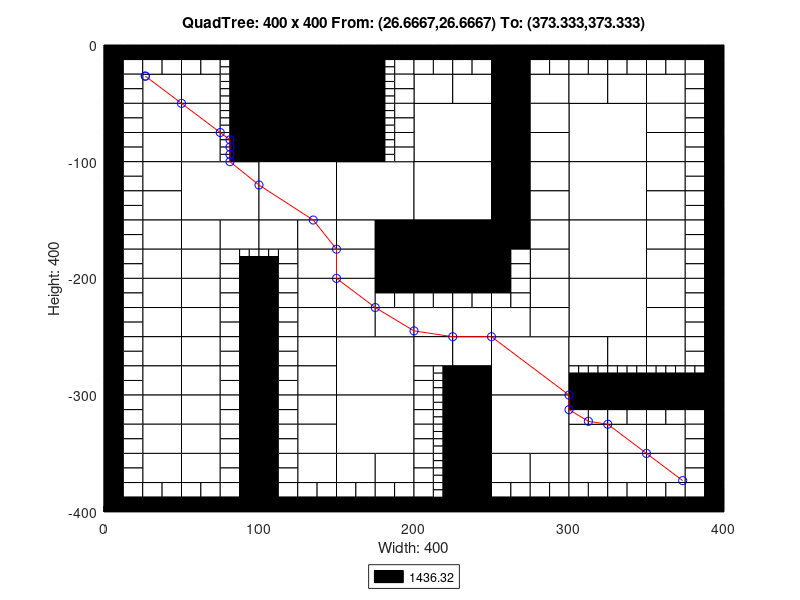

This figure's MATLAB source:
axis([0 400 -400 0]);
title('QuadTree: 400 x 400 From: (26.6667,26.6667) To: (373.333,373.333)');
xlabel('Width: 400');
ylabel('Height: 400');
rectangle('Position',[100 -50 50 50], 'FaceColor',[0 0 0]);
rectangle('Position',[100 -100 50 50], 'FaceColor',[0 0 0]);
rectangle('Position',[50 -150 50 50], 'FaceColor',[1 1 1]);
rectangle('Position',[100 -150 50 50], 'FaceColor',[1 1 1]);
rectangle('Position',[150 -150 50 50], 'FaceColor',[1 1 1]);
rectangle('Position',[200 -100 50 50], 'FaceColor',[1 1 1]);
rectangle('Position',[300 -100 50 50], 'FaceColor',[1 1 1]);
rectangle('Position',[200 -150 50 50], 'FaceColor',[1 1 1]);
rectangle('Position',[200 -200 50 50], 'FaceColor',[0 0 0]);
rectangle('Position',[300 -150 50 50], 'FaceColor',[1 1 1]);
rectangle('Position',[300 -200 50 50], 'FaceColor',[1 1 1]);
rectangle('Position',[150 -300 50 50], 'FaceColor',[1 1 1]);
rectangle('Position',[150 -350 50 50], 'FaceColor',[1 1 1]);
rectangle('Position',[250 -300 50 50], 'FaceColor',[1 1 1]);
rectangle('Position',[300 -250 50 50], 'FaceColor',[1 1 1]);
rectangle('Position',[250 -350 50 50], 'FaceColor',[1 1 1]);
rectangle('Position',[25 -50 25 25], 'FaceColor',[1 1 1]);
rectangle('Position',[50 -50 25 25], 'FaceColor',[1 1 1]);
rectangle('Position',[25 -75 25 25], 'FaceColor',[1 1 1]);
rectangle('Position',[25 -100 25 25], 'FaceColor',[1 1 1]);
rectangle('Position',[50 -75 25 25], 'FaceColor',[1 1 1]);
rectangle('Position',[50 -100 25 25], 'FaceColor',[1 1 1]);
rectangle('Position',[150 -25 25 25], 'FaceColor',[0 0 0]);
rectangle('Position',[150 -50 25 25], 'FaceColor',[0 0 0]);
rectangle('Position',[150 -75 25 25], 'FaceColor',[0 0 0]);
rectangle('Position',[150 -100 25 25], 'FaceColor',[0 0 0]);
rectangle('Position',[25 -125 25 25], 'FaceColor',[1 1 1]);
rectangle('Position',[25 -150 25 25], 'FaceColor',[1 1 1]);
rectangle('Position',[25 -175 25 25], 'FaceColor',[1 1 1]);
rectangle('Position',[25 -200 25 25], 'FaceColor',[1 1 1]);
rectangle('Position',[50 -175 25 25], 'FaceColor',[1 1 1]);
rectangle('Position',[75 -175 25 25], 'FaceColor',[1 1 1]);
rectangle('Position',[50 -200 25 25], 'FaceColor',[1 1 1]);
rectangle('Position',[100 -175 25 25], 'FaceColor',[1 1 1]);
rectangle('Position',[125 -175 25 25], 'FaceColor',[1 1 1]);
rectangle('Position',[125 -200 25 25], 'FaceColor',[1 1 1]);
rectangle('Position',[150 -175 25 25], 'FaceColor',[1 1 1]);
rectangle('Position',[175 -175 25 25], 'FaceColor',[0 0 0]);
rectangle('Position',[150 -200 25 25], 'FaceColor',[1 1 1]);
rectangle('Position',[175 -200 25 25], 'FaceColor',[0 0 0]);
rectangle('Position',[200 -50 25 25], 'FaceColor',[1 1 1]);
rectangle('Position',[225 -50 25 25], 'FaceColor',[1 1 1]);
rectangle('Position',[250 -25 25 25], 'FaceColor',[0 0 0]);
rectangle('Position',[250 -50 25 25], 'FaceColor',[0 0 0]);
rectangle('Position',[275 -50 25 25], 'FaceColor',[1 1 1]);
rectangle('Position',[250 -75 25 25], 'FaceColor',[0 0 0]);
rectangle('Position',[275 -75 25 25], 'FaceColor',[1 1 1]);
rectangle('Position',[250 -100 25 25], 'FaceColor',[0 0 0]);
rectangle('Position',[275 -100 25 25], 'FaceColor',[1 1 1]);
rectangle('Position',[300 -50 25 25], 'FaceColor',[1 1 1]);
rectangle('Position',[325 -50 25 25], 'FaceColor',[1 1 1]);
rectangle('Position',[350 -50 25 25], 'FaceColor',[1 1 1]);
rectangle('Position',[350 -75 25 25], 'FaceColor',[1 1 1]);
rectangle('Position',[350 -100 25 25], 'FaceColor',[1 1 1]);
rectangle('Position',[250 -125 25 25], 'FaceColor',[0 0 0]);
rectangle('Position',[275 -125 25 25], 'FaceColor',[1 1 1]);
rectangle('Position',[250 -150 25 25], 'FaceColor',[0 0 0]);
rectangle('Position',[275 -150 25 25], 'FaceColor',[1 1 1]);
rectangle('Position',[250 -175 25 25], 'FaceColor',[0 0 0]);
rectangle('Position',[275 -175 25 25], 'FaceColor',[1 1 1]);
rectangle('Position',[275 -200 25 25], 'FaceColor',[1 1 1]);
rectangle('Position',[350 -125 25 25], 'FaceColor',[1 1 1]);
rectangle('Position',[350 -150 25 25], 'FaceColor',[1 1 1]);
rectangle('Position',[350 -175 25 25], 'FaceColor',[1 1 1]);
rectangle('Position',[350 -200 25 25], 'FaceColor',[1 1 1]);
rectangle('Position',[25 -225 25 25], 'FaceColor',[1 1 1]);
rectangle('Position',[25 -250 25 25], 'FaceColor',[1 1 1]);
rectangle('Position',[50 -225 25 25], 'FaceColor',[1 1 1]);
rectangle('Position',[50 -250 25 25], 'FaceColor',[1 1 1]);
rectangle('Position',[25 -275 25 25], 'FaceColor',[1 1 1]);
rectangle('Position',[25 -300 25 25], 'FaceColor',[1 1 1]);
rectangle('Position',[50 -275 25 25], 'FaceColor',[1 1 1]);
rectangle('Position',[50 -300 25 25], 'FaceColor',[1 1 1]);
rectangle('Position',[125 -225 25 25], 'FaceColor',[1 1 1]);
rectangle('Position',[125 -250 25 25], 'FaceColor',[1 1 1]);
rectangle('Position',[150 -225 25 25], 'FaceColor',[1 1 1]);
rectangle('Position',[150 -250 25 25], 'FaceColor',[1 1 1]);
rectangle('Position',[175 -250 25 25], 'FaceColor',[1 1 1]);
rectangle('Position',[125 -275 25 25], 'FaceColor',[1 1 1]);
rectangle('Position',[125 -300 25 25], 'FaceColor',[1 1 1]);
rectangle('Position',[25 -325 25 25], 'FaceColor',[1 1 1]);
rectangle('Position',[25 -350 25 25], 'FaceColor',[1 1 1]);
rectangle('Position',[50 -325 25 25], 'FaceColor',[1 1 1]);
rectangle('Position',[50 -350 25 25], 'FaceColor',[1 1 1]);
rectangle('Position',[25 -375 25 25], 'FaceColor',[1 1 1]);
rectangle('Position',[50 -375 25 25], 'FaceColor',[1 1 1]);
rectangle('Position',[125 -325 25 25], 'FaceColor',[1 1 1]);
rectangle('Position',[125 -350 25 25], 'FaceColor',[1 1 1]);
rectangle('Position',[125 -375 25 25], 'FaceColor',[1 1 1]);
rectangle('Position',[150 -375 25 25], 'FaceColor',[1 1 1]);
rectangle('Position',[175 -375 25 25], 'FaceColor',[1 1 1]);
rectangle('Position',[200 -250 25 25], 'FaceColor',[1 1 1]);
rectangle('Position',[225 -250 25 25], 'FaceColor',[1 1 1]);
rectangle('Position',[275 -225 25 25], 'FaceColor',[1 1 1]);
rectangle('Position',[250 -250 25 25], 'FaceColor',[1 1 1]);
rectangle('Position',[275 -250 25 25], 'FaceColor',[1 1 1]);
rectangle('Position',[200 -275 25 25], 'FaceColor',[1 1 1]);
rectangle('Position',[225 -275 25 25], 'FaceColor',[1 1 1]);
rectangle('Position',[225 -300 25 25], 'FaceColor',[0 0 0]);
rectangle('Position',[350 -225 25 25], 'FaceColor',[1 1 1]);
rectangle('Position',[350 -250 25 25], 'FaceColor',[1 1 1]);
rectangle('Position',[300 -275 25 25], 'FaceColor',[1 1 1]);
rectangle('Position',[325 -275 25 25], 'FaceColor',[1 1 1]);
rectangle('Position',[350 -275 25 25], 'FaceColor',[1 1 1]);
rectangle('Position',[225 -325 25 25], 'FaceColor',[0 0 0]);
rectangle('Position',[225 -350 25 25], 'FaceColor',[0 0 0]);
rectangle('Position',[225 -375 25 25], 'FaceColor',[0 0 0]);
rectangle('Position',[225 -400 25 25], 'FaceColor',[0 0 0]);
rectangle('Position',[250 -375 25 25], 'FaceColor',[1 1 1]);
rectangle('Position',[275 -375 25 25], 'FaceColor',[1 1 1]);
rectangle('Position',[300 -350 25 25], 'FaceColor',[1 1 1]);
rectangle('Position',[325 -350 25 25], 'FaceColor',[1 1 1]);
rectangle('Position',[350 -350 25 25], 'FaceColor',[1 1 1]);
rectangle('Position',[300 -375 25 25], 'FaceColor',[1 1 1]);
rectangle('Position',[325 -375 25 25], 'FaceColor',[1 1 1]);
rectangle('Position',[350 -375 25 25], 'FaceColor',[1 1 1]);
rectangle('Position',[0 -12.5 12.5 12.5], 'FaceColor',[0 0 0]);
rectangle('Position',[12.5 -12.5 12.5 12.5], 'FaceColor',[0 0 0]);
rectangle('Position',[0 -25 12.5 12.5], 'FaceColor',[0 0 0]);
rectangle('Position',[12.5 -25 12.5 12.5], 'FaceColor',[1 1 1]);
rectangle('Position',[25 -12.5 12.5 12.5], 'FaceColor',[0 0 0]);
rectangle('Position',[37.5 -12.5 12.5 12.5], 'FaceColor',[0 0 0]);
rectangle('Position',[25 -25 12.5 12.5], 'FaceColor',[1 1 1]);
rectangle('Position',[37.5 -25 12.5 12.5], 'FaceColor',[1 1 1]);
rectangle('Position',[0 -37.5 12.5 12.5], 'FaceColor',[0 0 0]);
rectangle('Position',[12.5 -37.5 12.5 12.5], 'FaceColor',[1 1 1]);
rectangle('Position',[0 -50 12.5 12.5], 'FaceColor',[0 0 0]);
rectangle('Position',[12.5 -50 12.5 12.5], 'FaceColor',[1 1 1]);
rectangle('Position',[50 -12.5 12.5 12.5], 'FaceColor',[0 0 0]);
rectangle('Position',[62.5 -12.5 12.5 12.5], 'FaceColor',[0 0 0]);
rectangle('Position',[50 -25 12.5 12.5], 'FaceColor',[1 1 1]);
rectangle('Position',[62.5 -25 12.5 12.5], 'FaceColor',[1 1 1]);
rectangle('Position',[75 -12.5 12.5 12.5], 'FaceColor',[0 0 0]);
rectangle('Position',[87.5 -12.5 12.5 12.5], 'FaceColor',[0 0 0]);
rectangle('Position',[87.5 -25 12.5 12.5], 'FaceColor',[0 0 0]);
rectangle('Position',[87.5 -37.5 12.5 12.5], 'FaceColor',[0 0 0]);
rectangle('Position',[87.5 -50 12.5 12.5], 'FaceColor',[0 0 0]);
rectangle('Position',[0 -62.5 12.5 12.5], 'FaceColor',[0 0 0]);
rectangle('Position',[12.5 -62.5 12.5 12.5], 'FaceColor',[1 1 1]);
rectangle('Position',[0 -75 12.5 12.5], 'FaceColor',[0 0 0]);
rectangle('Position',[12.5 -75 12.5 12.5], 'FaceColor',[1 1 1]);
rectangle('Position',[0 -87.5 12.5 12.5], 'FaceColor',[0 0 0]);
rectangle('Position',[12.5 -87.5 12.5 12.5], 'FaceColor',[1 1 1]);
rectangle('Position',[0 -100 12.5 12.5], 'FaceColor',[0 0 0]);
rectangle('Position',[12.5 -100 12.5 12.5], 'FaceColor',[1 1 1]);
rectangle('Position',[87.5 -62.5 12.5 12.5], 'FaceColor',[0 0 0]);
rectangle('Position',[87.5 -75 12.5 12.5], 'FaceColor',[0 0 0]);
rectangle('Position',[87.5 -87.5 12.5 12.5], 'FaceColor',[0 0 0]);
rectangle('Position',[87.5 -100 12.5 12.5], 'FaceColor',[0 0 0]);
rectangle('Position',[175 -12.5 12.5 12.5], 'FaceColor',[0 0 0]);
rectangle('Position',[187.5 -12.5 12.5 12.5], 'FaceColor',[0 0 0]);
rectangle('Position',[187.5 -25 12.5 12.5], 'FaceColor',[1 1 1]);
rectangle('Position',[187.5 -37.5 12.5 12.5], 'FaceColor',[1 1 1]);
rectangle('Position',[187.5 -50 12.5 12.5], 'FaceColor',[1 1 1]);
rectangle('Position',[187.5 -62.5 12.5 12.5], 'FaceColor',[1 1 1]);
rectangle('Position',[187.5 -75 12.5 12.5], 'FaceColor',[1 1 1]);
rectangle('Position',[187.5 -87.5 12.5 12.5], 'FaceColor',[1 1 1]);
rectangle('Position',[187.5 -100 12.5 12.5], 'FaceColor',[1 1 1]);
rectangle('Position',[0 -112.5 12.5 12.5], 'FaceColor',[0 0 0]);
rectangle('Position',[12.5 -112.5 12.5 12.5], 'FaceColor',[1 1 1]);
rectangle('Position',[0 -125 12.5 12.5], 'FaceColor',[0 0 0]);
rectangle('Position',[12.5 -125 12.5 12.5], 'FaceColor',[1 1 1]);
rectangle('Position',[0 -137.5 12.5 12.5], 'FaceColor',[0 0 0]);
rectangle('Position',[12.5 -137.5 12.5 12.5], 'FaceColor',[1 1 1]);
rectangle('Position',[0 -150 12.5 12.5], 'FaceColor',[0 0 0]);
rectangle('Position',[12.5 -150 12.5 12.5], 'FaceColor',[1 1 1]);
rectangle('Position',[0 -162.5 12.5 12.5], 'FaceColor',[0 0 0]);
rectangle('Position',[12.5 -162.5 12.5 12.5], 'FaceColor',[1 1 1]);
rectangle('Position',[0 -175 12.5 12.5], 'FaceColor',[0 0 0]);
rectangle('Position',[12.5 -175 12.5 12.5], 'FaceColor',[1 1 1]);
rectangle('Position',[0 -187.5 12.5 12.5], 'FaceColor',[0 0 0]);
rectangle('Position',[12.5 -187.5 12.5 12.5], 'FaceColor',[1 1 1]);
rectangle('Position',[0 -200 12.5 12.5], 'FaceColor',[0 0 0]);
rectangle('Position',[12.5 -200 12.5 12.5], 'FaceColor',[1 1 1]);
rectangle('Position',[75 -187.5 12.5 12.5], 'FaceColor',[1 1 1]);
rectangle('Position',[75 -200 12.5 12.5], 'FaceColor',[1 1 1]);
rectangle('Position',[87.5 -200 12.5 12.5], 'FaceColor',[0 0 0]);
rectangle('Position',[112.5 -187.5 12.5 12.5], 'FaceColor',[1 1 1]);
rectangle('Position',[100 -200 12.5 12.5], 'FaceColor',[0 0 0]);
rectangle('Position',[112.5 -200 12.5 12.5], 'FaceColor',[1 1 1]);
rectangle('Position',[200 -12.5 12.5 12.5], 'FaceColor',[0 0 0]);
rectangle('Position',[212.5 -12.5 12.5 12.5], 'FaceColor',[0 0 0]);
rectangle('Position',[200 -25 12.5 12.5], 'FaceColor',[1 1 1]);
rectangle('Position',[212.5 -25 12.5 12.5], 'FaceColor',[1 1 1]);
rectangle('Position',[225 -12.5 12.5 12.5], 'FaceColor',[0 0 0]);
rectangle('Position',[237.5 -12.5 12.5 12.5], 'FaceColor',[0 0 0]);
rectangle('Position',[225 -25 12.5 12.5], 'FaceColor',[1 1 1]);
rectangle('Position',[237.5 -25 12.5 12.5], 'FaceColor',[1 1 1]);
rectangle('Position',[275 -12.5 12.5 12.5], 'FaceColor',[0 0 0]);
rectangle('Position',[287.5 -12.5 12.5 12.5], 'FaceColor',[0 0 0]);
rectangle('Position',[275 -25 12.5 12.5], 'FaceColor',[1 1 1]);
rectangle('Position',[287.5 -25 12.5 12.5], 'FaceColor',[1 1 1]);
rectangle('Position',[300 -12.5 12.5 12.5], 'FaceColor',[0 0 0]);
rectangle('Position',[312.5 -12.5 12.5 12.5], 'FaceColor',[0 0 0]);
rectangle('Position',[300 -25 12.5 12.5], 'FaceColor',[1 1 1]);
rectangle('Position',[312.5 -25 12.5 12.5], 'FaceColor',[1 1 1]);
rectangle('Position',[325 -12.5 12.5 12.5], 'FaceColor',[0 0 0]);
rectangle('Position',[337.5 -12.5 12.5 12.5], 'FaceColor',[0 0 0]);
rectangle('Position',[325 -25 12.5 12.5], 'FaceColor',[1 1 1]);
rectangle('Position',[337.5 -25 12.5 12.5], 'FaceColor',[1 1 1]);
rectangle('Position',[350 -12.5 12.5 12.5], 'FaceColor',[0 0 0]);
rectangle('Position',[362.5 -12.5 12.5 12.5], 'FaceColor',[0 0 0]);
rectangle('Position',[350 -25 12.5 12.5], 'FaceColor',[1 1 1]);
rectangle('Position',[362.5 -25 12.5 12.5], 'FaceColor',[1 1 1]);
rectangle('Position',[375 -12.5 12.5 12.5], 'FaceColor',[0 0 0]);
rectangle('Position',[387.5 -12.5 12.5 12.5], 'FaceColor',[0 0 0]);
rectangle('Position',[375 -25 12.5 12.5], 'FaceColor',[1 1 1]);
rectangle('Position',[387.5 -25 12.5 12.5], 'FaceColor',[0 0 0]);
rectangle('Position',[375 -37.5 12.5 12.5], 'FaceColor',[1 1 1]);
rectangle('Position',[387.5 -37.5 12.5 12.5], 'FaceColor',[0 0 0]);
rectangle('Position',[375 -50 12.5 12.5], 'FaceColor',[1 1 1]);
rectangle('Position',[387.5 -50 12.5 12.5], 'FaceColor',[0 0 0]);
rectangle('Position',[375 -62.5 12.5 12.5], 'FaceColor',[1 1 1]);
rectangle('Position',[387.5 -62.5 12.5 12.5], 'FaceColor',[0 0 0]);
rectangle('Position',[375 -75 12.5 12.5], 'FaceColor',[1 1 1]);
rectangle('Position',[387.5 -75 12.5 12.5], 'FaceColor',[0 0 0]);
rectangle('Position',[375 -87.5 12.5 12.5], 'FaceColor',[1 1 1]);
rectangle('Position',[387.5 -87.5 12.5 12.5], 'FaceColor',[0 0 0]);
rectangle('Position',[375 -100 12.5 12.5], 'FaceColor',[1 1 1]);
rectangle('Position',[387.5 -100 12.5 12.5], 'FaceColor',[0 0 0]);
rectangle('Position',[250 -187.5 12.5 12.5], 'FaceColor',[0 0 0]);
rectangle('Position',[262.5 -187.5 12.5 12.5], 'FaceColor',[1 1 1]);
rectangle('Position',[250 -200 12.5 12.5], 'FaceColor',[0 0 0]);
rectangle('Position',[262.5 -200 12.5 12.5], 'FaceColor',[1 1 1]);
rectangle('Position',[375 -112.5 12.5 12.5], 'FaceColor',[1 1 1]);
rectangle('Position',[387.5 -112.5 12.5 12.5], 'FaceColor',[0 0 0]);
rectangle('Position',[375 -125 12.5 12.5], 'FaceColor',[1 1 1]);
rectangle('Position',[387.5 -125 12.5 12.5], 'FaceColor',[0 0 0]);
rectangle('Position',[375 -137.5 12.5 12.5], 'FaceColor',[1 1 1]);
rectangle('Position',[387.5 -137.5 12.5 12.5], 'FaceColor',[0 0 0]);
rectangle('Position',[375 -150 12.5 12.5], 'FaceColor',[1 1 1]);
rectangle('Position',[387.5 -150 12.5 12.5], 'FaceColor',[0 0 0]);
rectangle('Position',[375 -162.5 12.5 12.5], 'FaceColor',[1 1 1]);
rectangle('Position',[387.5 -162.5 12.5 12.5], 'FaceColor',[0 0 0]);
rectangle('Position',[375 -175 12.5 12.5], 'FaceColor',[1 1 1]);
rectangle('Position',[387.5 -175 12.5 12.5], 'FaceColor',[0 0 0]);
rectangle('Position',[375 -187.5 12.5 12.5], 'FaceColor',[1 1 1]);
rectangle('Position',[387.5 -187.5 12.5 12.5], 'FaceColor',[0 0 0]);
rectangle('Position',[375 -200 12.5 12.5], 'FaceColor',[1 1 1]);
rectangle('Position',[387.5 -200 12.5 12.5], 'FaceColor',[0 0 0]);
rectangle('Position',[0 -212.5 12.5 12.5], 'FaceColor',[0 0 0]);
rectangle('Position',[12.5 -212.5 12.5 12.5], 'FaceColor',[1 1 1]);
rectangle('Position',[0 -225 12.5 12.5], 'FaceColor',[0 0 0]);
rectangle('Position',[12.5 -225 12.5 12.5], 'FaceColor',[1 1 1]);
rectangle('Position',[0 -237.5 12.5 12.5], 'FaceColor',[0 0 0]);
rectangle('Position',[12.5 -237.5 12.5 12.5], 'FaceColor',[1 1 1]);
rectangle('Position',[0 -250 12.5 12.5], 'FaceColor',[0 0 0]);
rectangle('Position',[12.5 -250 12.5 12.5], 'FaceColor',[1 1 1]);
rectangle('Position',[75 -212.5 12.5 12.5], 'FaceColor',[1 1 1]);
rectangle('Position',[87.5 -212.5 12.5 12.5], 'FaceColor',[0 0 0]);
rectangle('Position',[75 -225 12.5 12.5], 'FaceColor',[1 1 1]);
rectangle('Position',[87.5 -225 12.5 12.5], 'FaceColor',[0 0 0]);
rectangle('Position',[75 -237.5 12.5 12.5], 'FaceColor',[1 1 1]);
rectangle('Position',[87.5 -237.5 12.5 12.5], 'FaceColor',[0 0 0]);
rectangle('Position',[75 -250 12.5 12.5], 'FaceColor',[1 1 1]);
rectangle('Position',[87.5 -250 12.5 12.5], 'FaceColor',[0 0 0]);
rectangle('Position',[0 -262.5 12.5 12.5], 'FaceColor',[0 0 0]);
rectangle('Position',[12.5 -262.5 12.5 12.5], 'FaceColor',[1 1 1]);
rectangle('Position',[0 -275 12.5 12.5], 'FaceColor',[0 0 0]);
rectangle('Position',[12.5 -275 12.5 12.5], 'FaceColor',[1 1 1]);
rectangle('Position',[0 -287.5 12.5 12.5], 'FaceColor',[0 0 0]);
rectangle('Position',[12.5 -287.5 12.5 12.5], 'FaceColor',[1 1 1]);
rectangle('Position',[0 -300 12.5 12.5], 'FaceColor',[0 0 0]);
rectangle('Position',[12.5 -300 12.5 12.5], 'FaceColor',[1 1 1]);
rectangle('Position',[75 -262.5 12.5 12.5], 'FaceColor',[1 1 1]);
rectangle('Position',[87.5 -262.5 12.5 12.5], 'FaceColor',[0 0 0]);
rectangle('Position',[75 -275 12.5 12.5], 'FaceColor',[1 1 1]);
rectangle('Position',[87.5 -275 12.5 12.5], 'FaceColor',[0 0 0]);
rectangle('Position',[75 -287.5 12.5 12.5], 'FaceColor',[1 1 1]);
rectangle('Position',[87.5 -287.5 12.5 12.5], 'FaceColor',[0 0 0]);
rectangle('Position',[75 -300 12.5 12.5], 'FaceColor',[1 1 1]);
rectangle('Position',[87.5 -300 12.5 12.5], 'FaceColor',[0 0 0]);
rectangle('Position',[100 -212.5 12.5 12.5], 'FaceColor',[0 0 0]);
rectangle('Position',[112.5 -212.5 12.5 12.5], 'FaceColor',[1 1 1]);
rectangle('Position',[100 -225 12.5 12.5], 'FaceColor',[0 0 0]);
rectangle('Position',[112.5 -225 12.5 12.5], 'FaceColor',[1 1 1]);
rectangle('Position',[100 -237.5 12.5 12.5], 'FaceColor',[0 0 0]);
rectangle('Position',[112.5 -237.5 12.5 12.5], 'FaceColor',[1 1 1]);
rectangle('Position',[100 -250 12.5 12.5], 'FaceColor',[0 0 0]);
rectangle('Position',[112.5 -250 12.5 12.5], 'FaceColor',[1 1 1]);
rectangle('Position',[175 -212.5 12.5 12.5], 'FaceColor',[0 0 0]);
rectangle('Position',[187.5 -212.5 12.5 12.5], 'FaceColor',[0 0 0]);
rectangle('Position',[175 -225 12.5 12.5], 'FaceColor',[1 1 1]);
rectangle('Position',[187.5 -225 12.5 12.5], 'FaceColor',[1 1 1]);
rectangle('Position',[100 -262.5 12.5 12.5], 'FaceColor',[0 0 0]);
rectangle('Position',[112.5 -262.5 12.5 12.5], 'FaceColor',[1 1 1]);
rectangle('Position',[100 -275 12.5 12.5], 'FaceColor',[0 0 0]);
rectangle('Position',[112.5 -275 12.5 12.5], 'FaceColor',[1 1 1]);
rectangle('Position',[100 -287.5 12.5 12.5], 'FaceColor',[0 0 0]);
rectangle('Position',[112.5 -287.5 12.5 12.5], 'FaceColor',[1 1 1]);
rectangle('Position',[100 -300 12.5 12.5], 'FaceColor',[0 0 0]);
rectangle('Position',[112.5 -300 12.5 12.5], 'FaceColor',[1 1 1]);
rectangle('Position',[0 -312.5 12.5 12.5], 'FaceColor',[0 0 0]);
rectangle('Position',[12.5 -312.5 12.5 12.5], 'FaceColor',[1 1 1]);
rectangle('Position',[0 -325 12.5 12.5], 'FaceColor',[0 0 0]);
rectangle('Position',[12.5 -325 12.5 12.5], 'FaceColor',[1 1 1]);
rectangle('Position',[0 -337.5 12.5 12.5], 'FaceColor',[0 0 0]);
rectangle('Position',[12.5 -337.5 12.5 12.5], 'FaceColor',[1 1 1]);
rectangle('Position',[0 -350 12.5 12.5], 'FaceColor',[0 0 0]);
rectangle('Position',[12.5 -350 12.5 12.5], 'FaceColor',[1 1 1]);
rectangle('Position',[75 -312.5 12.5 12.5], 'FaceColor',[1 1 1]);
rectangle('Position',[87.5 -312.5 12.5 12.5], 'FaceColor',[0 0 0]);
rectangle('Position',[75 -325 12.5 12.5], 'FaceColor',[1 1 1]);
rectangle('Position',[87.5 -325 12.5 12.5], 'FaceColor',[0 0 0]);
rectangle('Position',[75 -337.5 12.5 12.5], 'FaceColor',[1 1 1]);
rectangle('Position',[87.5 -337.5 12.5 12.5], 'FaceColor',[0 0 0]);
rectangle('Position',[75 -350 12.5 12.5], 'FaceColor',[1 1 1]);
rectangle('Position',[87.5 -350 12.5 12.5], 'FaceColor',[0 0 0]);
rectangle('Position',[0 -362.5 12.5 12.5], 'FaceColor',[0 0 0]);
rectangle('Position',[12.5 -362.5 12.5 12.5], 'FaceColor',[1 1 1]);
rectangle('Position',[0 -375 12.5 12.5], 'FaceColor',[0 0 0]);
rectangle('Position',[12.5 -375 12.5 12.5], 'FaceColor',[1 1 1]);
rectangle('Position',[0 -387.5 12.5 12.5], 'FaceColor',[0 0 0]);
rectangle('Position',[12.5 -387.5 12.5 12.5], 'FaceColor',[1 1 1]);
rectangle('Position',[0 -400 12.5 12.5], 'FaceColor',[0 0 0]);
rectangle('Position',[12.5 -400 12.5 12.5], 'FaceColor',[0 0 0]);
rectangle('Position',[25 -387.5 12.5 12.5], 'FaceColor',[1 1 1]);
rectangle('Position',[37.5 -387.5 12.5 12.5], 'FaceColor',[1 1 1]);
rectangle('Position',[25 -400 12.5 12.5], 'FaceColor',[0 0 0]);
rectangle('Position',[37.5 -400 12.5 12.5], 'FaceColor',[0 0 0]);
rectangle('Position',[75 -362.5 12.5 12.5], 'FaceColor',[1 1 1]);
rectangle('Position',[87.5 -362.5 12.5 12.5], 'FaceColor',[0 0 0]);
rectangle('Position',[75 -375 12.5 12.5], 'FaceColor',[1 1 1]);
rectangle('Position',[87.5 -375 12.5 12.5], 'FaceColor',[0 0 0]);
rectangle('Position',[50 -387.5 12.5 12.5], 'FaceColor',[1 1 1]);
rectangle('Position',[62.5 -387.5 12.5 12.5], 'FaceColor',[1 1 1]);
rectangle('Position',[50 -400 12.5 12.5], 'FaceColor',[0 0 0]);
rectangle('Position',[62.5 -400 12.5 12.5], 'FaceColor',[0 0 0]);
rectangle('Position',[75 -387.5 12.5 12.5], 'FaceColor',[1 1 1]);
rectangle('Position',[87.5 -387.5 12.5 12.5], 'FaceColor',[0 0 0]);
rectangle('Position',[75 -400 12.5 12.5], 'FaceColor',[0 0 0]);
rectangle('Position',[87.5 -400 12.5 12.5], 'FaceColor',[0 0 0]);
rectangle('Position',[100 -312.5 12.5 12.5], 'FaceColor',[0 0 0]);
rectangle('Position',[112.5 -312.5 12.5 12.5], 'FaceColor',[1 1 1]);
rectangle('Position',[100 -325 12.5 12.5], 'FaceColor',[0 0 0]);
rectangle('Position',[112.5 -325 12.5 12.5], 'FaceColor',[1 1 1]);
rectangle('Position',[100 -337.5 12.5 12.5], 'FaceColor',[0 0 0]);
rectangle('Position',[112.5 -337.5 12.5 12.5], 'FaceColor',[1 1 1]);
rectangle('Position',[100 -350 12.5 12.5], 'FaceColor',[0 0 0]);
rectangle('Position',[112.5 -350 12.5 12.5], 'FaceColor',[1 1 1]);
rectangle('Position',[100 -362.5 12.5 12.5], 'FaceColor',[0 0 0]);
rectangle('Position',[112.5 -362.5 12.5 12.5], 'FaceColor',[1 1 1]);
rectangle('Position',[100 -375 12.5 12.5], 'FaceColor',[0 0 0]);
rectangle('Position',[112.5 -375 12.5 12.5], 'FaceColor',[1 1 1]);
rectangle('Position',[100 -387.5 12.5 12.5], 'FaceColor',[0 0 0]);
rectangle('Position',[112.5 -387.5 12.5 12.5], 'FaceColor',[1 1 1]);
rectangle('Position',[100 -400 12.5 12.5], 'FaceColor',[0 0 0]);
rectangle('Position',[112.5 -400 12.5 12.5], 'FaceColor',[0 0 0]);
rectangle('Position',[125 -387.5 12.5 12.5], 'FaceColor',[1 1 1]);
rectangle('Position',[137.5 -387.5 12.5 12.5], 'FaceColor',[1 1 1]);
rectangle('Position',[125 -400 12.5 12.5], 'FaceColor',[0 0 0]);
rectangle('Position',[137.5 -400 12.5 12.5], 'FaceColor',[0 0 0]);
rectangle('Position',[150 -387.5 12.5 12.5], 'FaceColor',[1 1 1]);
rectangle('Position',[162.5 -387.5 12.5 12.5], 'FaceColor',[1 1 1]);
rectangle('Position',[150 -400 12.5 12.5], 'FaceColor',[0 0 0]);
rectangle('Position',[162.5 -400 12.5 12.5], 'FaceColor',[0 0 0]);
rectangle('Position',[175 -387.5 12.5 12.5], 'FaceColor',[1 1 1]);
rectangle('Position',[187.5 -387.5 12.5 12.5], 'FaceColor',[1 1 1]);
rectangle('Position',[175 -400 12.5 12.5], 'FaceColor',[0 0 0]);
rectangle('Position',[187.5 -400 12.5 12.5], 'FaceColor',[0 0 0]);
rectangle('Position',[200 -212.5 12.5 12.5], 'FaceColor',[0 0 0]);
rectangle('Position',[212.5 -212.5 12.5 12.5], 'FaceColor',[0 0 0]);
rectangle('Position',[200 -225 12.5 12.5], 'FaceColor',[1 1 1]);
rectangle('Position',[212.5 -225 12.5 12.5], 'FaceColor',[1 1 1]);
rectangle('Position',[225 -212.5 12.5 12.5], 'FaceColor',[0 0 0]);
rectangle('Position',[237.5 -212.5 12.5 12.5], 'FaceColor',[0 0 0]);
rectangle('Position',[225 -225 12.5 12.5], 'FaceColor',[1 1 1]);
rectangle('Position',[237.5 -225 12.5 12.5], 'FaceColor',[1 1 1]);
rectangle('Position',[250 -212.5 12.5 12.5], 'FaceColor',[0 0 0]);
rectangle('Position',[262.5 -212.5 12.5 12.5], 'FaceColor',[1 1 1]);
rectangle('Position',[250 -225 12.5 12.5], 'FaceColor',[1 1 1]);
rectangle('Position',[262.5 -225 12.5 12.5], 'FaceColor',[1 1 1]);
rectangle('Position',[200 -287.5 12.5 12.5], 'FaceColor',[1 1 1]);
rectangle('Position',[200 -300 12.5 12.5], 'FaceColor',[1 1 1]);
rectangle('Position',[375 -212.5 12.5 12.5], 'FaceColor',[1 1 1]);
rectangle('Position',[387.5 -212.5 12.5 12.5], 'FaceColor',[0 0 0]);
rectangle('Position',[375 -225 12.5 12.5], 'FaceColor',[1 1 1]);
rectangle('Position',[387.5 -225 12.5 12.5], 'FaceColor',[0 0 0]);
rectangle('Position',[375 -237.5 12.5 12.5], 'FaceColor',[1 1 1]);
rectangle('Position',[387.5 -237.5 12.5 12.5], 'FaceColor',[0 0 0]);
rectangle('Position',[375 -250 12.5 12.5], 'FaceColor',[1 1 1]);
rectangle('Position',[387.5 -250 12.5 12.5], 'FaceColor',[0 0 0]);
rectangle('Position',[300 -300 12.5 12.5], 'FaceColor',[0 0 0]);
rectangle('Position',[312.5 -300 12.5 12.5], 'FaceColor',[0 0 0]);
rectangle('Position',[325 -300 12.5 12.5], 'FaceColor',[0 0 0]);
rectangle('Position',[337.5 -300 12.5 12.5], 'FaceColor',[0 0 0]);
rectangle('Position',[375 -262.5 12.5 12.5], 'FaceColor',[1 1 1]);
rectangle('Position',[387.5 -262.5 12.5 12.5], 'FaceColor',[0 0 0]);
rectangle('Position',[375 -275 12.5 12.5], 'FaceColor',[1 1 1]);
rectangle('Position',[387.5 -275 12.5 12.5], 'FaceColor',[0 0 0]);
rectangle('Position',[350 -300 12.5 12.5], 'FaceColor',[0 0 0]);
rectangle('Position',[362.5 -300 12.5 12.5], 'FaceColor',[0 0 0]);
rectangle('Position',[387.5 -287.5 12.5 12.5], 'FaceColor',[0 0 0]);
rectangle('Position',[375 -300 12.5 12.5], 'FaceColor',[0 0 0]);
rectangle('Position',[387.5 -300 12.5 12.5], 'FaceColor',[0 0 0]);
rectangle('Position',[200 -312.5 12.5 12.5], 'FaceColor',[1 1 1]);
rectangle('Position',[200 -325 12.5 12.5], 'FaceColor',[1 1 1]);
rectangle('Position',[200 -337.5 12.5 12.5], 'FaceColor',[1 1 1]);
rectangle('Position',[200 -350 12.5 12.5], 'FaceColor',[1 1 1]);
rectangle('Position',[200 -362.5 12.5 12.5], 'FaceColor',[1 1 1]);
rectangle('Position',[200 -375 12.5 12.5], 'FaceColor',[1 1 1]);
rectangle('Position',[200 -387.5 12.5 12.5], 'FaceColor',[1 1 1]);
rectangle('Position',[200 -400 12.5 12.5], 'FaceColor',[0 0 0]);
rectangle('Position',[212.5 -400 12.5 12.5], 'FaceColor',[0 0 0]);
rectangle('Position',[250 -387.5 12.5 12.5], 'FaceColor',[1 1 1]);
rectangle('Position',[262.5 -387.5 12.5 12.5], 'FaceColor',[1 1 1]);
rectangle('Position',[250 -400 12.5 12.5], 'FaceColor',[0 0 0]);
rectangle('Position',[262.5 -400 12.5 12.5], 'FaceColor',[0 0 0]);
rectangle('Position',[275 -387.5 12.5 12.5], 'FaceColor',[1 1 1]);
rectangle('Position',[287.5 -387.5 12.5 12.5], 'FaceColor',[1 1 1]);
rectangle('Position',[275 -400 12.5 12.5], 'FaceColor',[0 0 0]);
rectangle('Position',[287.5 -400 12.5 12.5], 'FaceColor',[0 0 0]);
rectangle('Position',[300 -312.5 12.5 12.5], 'FaceColor',[0 0 0]);
rectangle('Position',[312.5 -312.5 12.5 12.5], 'FaceColor',[0 0 0]);
rectangle('Position',[300 -325 12.5 12.5], 'FaceColor',[1 1 1]);
rectangle('Position',[312.5 -325 12.5 12.5], 'FaceColor',[1 1 1]);
rectangle('Position',[325 -312.5 12.5 12.5], 'FaceColor',[0 0 0]);
rectangle('Position',[337.5 -312.5 12.5 12.5], 'FaceColor',[0 0 0]);
rectangle('Position',[325 -325 12.5 12.5], 'FaceColor',[1 1 1]);
rectangle('Position',[337.5 -325 12.5 12.5], 'FaceColor',[1 1 1]);
rectangle('Position',[350 -312.5 12.5 12.5], 'FaceColor',[0 0 0]);
rectangle('Position',[362.5 -312.5 12.5 12.5], 'FaceColor',[0 0 0]);
rectangle('Position',[350 -325 12.5 12.5], 'FaceColor',[1 1 1]);
rectangle('Position',[362.5 -325 12.5 12.5], 'FaceColor',[1 1 1]);
rectangle('Position',[375 -312.5 12.5 12.5], 'FaceColor',[0 0 0]);
rectangle('Position',[387.5 -312.5 12.5 12.5], 'FaceColor',[0 0 0]);
rectangle('Position',[375 -325 12.5 12.5], 'FaceColor',[1 1 1]);
rectangle('Position',[387.5 -325 12.5 12.5], 'FaceColor',[0 0 0]);
rectangle('Position',[375 -337.5 12.5 12.5], 'FaceColor',[1 1 1]);
rectangle('Position',[387.5 -337.5 12.5 12.5], 'FaceColor',[0 0 0]);
rectangle('Position',[375 -350 12.5 12.5], 'FaceColor',[1 1 1]);
rectangle('Position',[387.5 -350 12.5 12.5], 'FaceColor',[0 0 0]);
rectangle('Position',[300 -387.5 12.5 12.5], 'FaceColor',[1 1 1]);
rectangle('Position',[312.5 -387.5 12.5 12.5], 'FaceColor',[1 1 1]);
rectangle('Position',[300 -400 12.5 12.5], 'FaceColor',[0 0 0]);
rectangle('Position',[312.5 -400 12.5 12.5], 'FaceColor',[0 0 0]);
rectangle('Position',[325 -387.5 12.5 12.5], 'FaceColor',[1 1 1]);
rectangle('Position',[337.5 -387.5 12.5 12.5], 'FaceColor',[1 1 1]);
rectangle('Position',[325 -400 12.5 12.5], 'FaceColor',[0 0 0]);
rectangle('Position',[337.5 -400 12.5 12.5], 'FaceColor',[0 0 0]);
rectangle('Position',[375 -362.5 12.5 12.5], 'FaceColor',[1 1 1]);
rectangle('Position',[387.5 -362.5 12.5 12.5], 'FaceColor',[0 0 0]);
rectangle('Position',[375 -375 12.5 12.5], 'FaceColor',[1 1 1]);
rectangle('Position',[387.5 -375 12.5 12.5], 'FaceColor',[0 0 0]);
rectangle('Position',[350 -387.5 12.5 12.5], 'FaceColor',[1 1 1]);
rectangle('Position',[362.5 -387.5 12.5 12.5], 'FaceColor',[1 1 1]);
rectangle('Position',[350 -400 12.5 12.5], 'FaceColor',[0 0 0]);
rectangle('Position',[362.5 -400 12.5 12.5], 'FaceColor',[0 0 0]);
rectangle('Position',[375 -387.5 12.5 12.5], 'FaceColor',[1 1 1]);
rectangle('Position',[387.5 -387.5 12.5 12.5], 'FaceColor',[0 0 0]);
rectangle('Position',[375 -400 12.5 12.5], 'FaceColor',[0 0 0]);
rectangle('Position',[387.5 -400 12.5 12.5], 'FaceColor',[0 0 0]);
rectangle('Position',[75 -18.75 6.25 6.25], 'FaceColor',[1 1 1]);
rectangle('Position',[81.25 -18.75 6.25 6.25], 'FaceColor',[0 0 0]);
rectangle('Position',[75 -25 6.25 6.25], 'FaceColor',[1 1 1]);
rectangle('Position',[81.25 -25 6.25 6.25], 'FaceColor',[0 0 0]);
rectangle('Position',[75 -31.25 6.25 6.25], 'FaceColor',[1 1 1]);
rectangle('Position',[81.25 -31.25 6.25 6.25], 'FaceColor',[0 0 0]);
rectangle('Position',[75 -37.5 6.25 6.25], 'FaceColor',[1 1 1]);
rectangle('Position',[81.25 -37.5 6.25 6.25], 'FaceColor',[0 0 0]);
rectangle('Position',[75 -43.75 6.25 6.25], 'FaceColor',[1 1 1]);
rectangle('Position',[81.25 -43.75 6.25 6.25], 'FaceColor',[0 0 0]);
rectangle('Position',[75 -50 6.25 6.25], 'FaceColor',[1 1 1]);
rectangle('Position',[81.25 -50 6.25 6.25], 'FaceColor',[0 0 0]);
rectangle('Position',[75 -56.25 6.25 6.25], 'FaceColor',[1 1 1]);
rectangle('Position',[81.25 -56.25 6.25 6.25], 'FaceColor',[0 0 0]);
rectangle('Position',[75 -62.5 6.25 6.25], 'FaceColor',[1 1 1]);
rectangle('Position',[81.25 -62.5 6.25 6.25], 'FaceColor',[0 0 0]);
rectangle('Position',[75 -68.75 6.25 6.25], 'FaceColor',[1 1 1]);
rectangle('Position',[81.25 -68.75 6.25 6.25], 'FaceColor',[0 0 0]);
rectangle('Position',[75 -75 6.25 6.25], 'FaceColor',[1 1 1]);
rectangle('Position',[81.25 -75 6.25 6.25], 'FaceColor',[0 0 0]);
rectangle('Position',[75 -81.25 6.25 6.25], 'FaceColor',[1 1 1]);
rectangle('Position',[81.25 -81.25 6.25 6.25], 'FaceColor',[0 0 0]);
rectangle('Position',[75 -87.5 6.25 6.25], 'FaceColor',[1 1 1]);
rectangle('Position',[81.25 -87.5 6.25 6.25], 'FaceColor',[0 0 0]);
rectangle('Position',[75 -93.75 6.25 6.25], 'FaceColor',[1 1 1]);
rectangle('Position',[81.25 -93.75 6.25 6.25], 'FaceColor',[0 0 0]);
rectangle('Position',[75 -100 6.25 6.25], 'FaceColor',[1 1 1]);
rectangle('Position',[81.25 -100 6.25 6.25], 'FaceColor',[0 0 0]);
rectangle('Position',[175 -18.75 6.25 6.25], 'FaceColor',[0 0 0]);
rectangle('Position',[181.25 -18.75 6.25 6.25], 'FaceColor',[1 1 1]);
rectangle('Position',[175 -25 6.25 6.25], 'FaceColor',[0 0 0]);
rectangle('Position',[181.25 -25 6.25 6.25], 'FaceColor',[1 1 1]);
rectangle('Position',[175 -31.25 6.25 6.25], 'FaceColor',[0 0 0]);
rectangle('Position',[181.25 -31.25 6.25 6.25], 'FaceColor',[1 1 1]);
rectangle('Position',[175 -37.5 6.25 6.25], 'FaceColor',[0 0 0]);
rectangle('Position',[181.25 -37.5 6.25 6.25], 'FaceColor',[1 1 1]);
rectangle('Position',[175 -43.75 6.25 6.25], 'FaceColor',[0 0 0]);
rectangle('Position',[181.25 -43.75 6.25 6.25], 'FaceColor',[1 1 1]);
rectangle('Position',[175 -50 6.25 6.25], 'FaceColor',[0 0 0]);
rectangle('Position',[181.25 -50 6.25 6.25], 'FaceColor',[1 1 1]);
rectangle('Position',[175 -56.25 6.25 6.25], 'FaceColor',[0 0 0]);
rectangle('Position',[181.25 -56.25 6.25 6.25], 'FaceColor',[1 1 1]);
rectangle('Position',[175 -62.5 6.25 6.25], 'FaceColor',[0 0 0]);
rectangle('Position',[181.25 -62.5 6.25 6.25], 'FaceColor',[1 1 1]);
rectangle('Position',[175 -68.75 6.25 6.25], 'FaceColor',[0 0 0]);
rectangle('Position',[181.25 -68.75 6.25 6.25], 'FaceColor',[1 1 1]);
rectangle('Position',[175 -75 6.25 6.25], 'FaceColor',[0 0 0]);
rectangle('Position',[181.25 -75 6.25 6.25], 'FaceColor',[1 1 1]);
rectangle('Position',[175 -81.25 6.25 6.25], 'FaceColor',[0 0 0]);
rectangle('Position',[181.25 -81.25 6.25 6.25], 'FaceColor',[1 1 1]);
rectangle('Position',[175 -87.5 6.25 6.25], 'FaceColor',[0 0 0]);
rectangle('Position',[181.25 -87.5 6.25 6.25], 'FaceColor',[1 1 1]);
rectangle('Position',[175 -93.75 6.25 6.25], 'FaceColor',[0 0 0]);
rectangle('Position',[181.25 -93.75 6.25 6.25], 'FaceColor',[1 1 1]);
rectangle('Position',[175 -100 6.25 6.25], 'FaceColor',[0 0 0]);
rectangle('Position',[181.25 -100 6.25 6.25], 'FaceColor',[1 1 1]);
rectangle('Position',[87.5 -181.25 6.25 6.25], 'FaceColor',[1 1 1]);
rectangle('Position',[93.75 -181.25 6.25 6.25], 'FaceColor',[1 1 1]);
rectangle('Position',[87.5 -187.5 6.25 6.25], 'FaceColor',[0 0 0]);
rectangle('Position',[93.75 -187.5 6.25 6.25], 'FaceColor',[0 0 0]);
rectangle('Position',[100 -181.25 6.25 6.25], 'FaceColor',[1 1 1]);
rectangle('Position',[106.25 -181.25 6.25 6.25], 'FaceColor',[1 1 1]);
rectangle('Position',[100 -187.5 6.25 6.25], 'FaceColor',[0 0 0]);
rectangle('Position',[106.25 -187.5 6.25 6.25], 'FaceColor',[0 0 0]);
rectangle('Position',[212.5 -281.25 6.25 6.25], 'FaceColor',[1 1 1]);
rectangle('Position',[218.75 -281.25 6.25 6.25], 'FaceColor',[0 0 0]);
rectangle('Position',[212.5 -287.5 6.25 6.25], 'FaceColor',[1 1 1]);
rectangle('Position',[218.75 -287.5 6.25 6.25], 'FaceColor',[0 0 0]);
rectangle('Position',[212.5 -293.75 6.25 6.25], 'FaceColor',[1 1 1]);
rectangle('Position',[218.75 -293.75 6.25 6.25], 'FaceColor',[0 0 0]);
rectangle('Position',[212.5 -300 6.25 6.25], 'FaceColor',[1 1 1]);
rectangle('Position',[218.75 -300 6.25 6.25], 'FaceColor',[0 0 0]);
rectangle('Position',[300 -281.25 6.25 6.25], 'FaceColor',[1 1 1]);
rectangle('Position',[306.25 -281.25 6.25 6.25], 'FaceColor',[1 1 1]);
rectangle('Position',[300 -287.5 6.25 6.25], 'FaceColor',[0 0 0]);
rectangle('Position',[306.25 -287.5 6.25 6.25], 'FaceColor',[0 0 0]);
rectangle('Position',[312.5 -281.25 6.25 6.25], 'FaceColor',[1 1 1]);
rectangle('Position',[318.75 -281.25 6.25 6.25], 'FaceColor',[1 1 1]);
rectangle('Position',[312.5 -287.5 6.25 6.25], 'FaceColor',[0 0 0]);
rectangle('Position',[318.75 -287.5 6.25 6.25], 'FaceColor',[0 0 0]);
rectangle('Position',[325 -281.25 6.25 6.25], 'FaceColor',[1 1 1]);
rectangle('Position',[331.25 -281.25 6.25 6.25], 'FaceColor',[1 1 1]);
rectangle('Position',[325 -287.5 6.25 6.25], 'FaceColor',[0 0 0]);
rectangle('Position',[331.25 -287.5 6.25 6.25], 'FaceColor',[0 0 0]);
rectangle('Position',[337.5 -281.25 6.25 6.25], 'FaceColor',[1 1 1]);
rectangle('Position',[343.75 -281.25 6.25 6.25], 'FaceColor',[1 1 1]);
rectangle('Position',[337.5 -287.5 6.25 6.25], 'FaceColor',[0 0 0]);
rectangle('Position',[343.75 -287.5 6.25 6.25], 'FaceColor',[0 0 0]);
rectangle('Position',[350 -281.25 6.25 6.25], 'FaceColor',[1 1 1]);
rectangle('Position',[356.25 -281.25 6.25 6.25], 'FaceColor',[1 1 1]);
rectangle('Position',[350 -287.5 6.25 6.25], 'FaceColor',[0 0 0]);
rectangle('Position',[356.25 -287.5 6.25 6.25], 'FaceColor',[0 0 0]);
rectangle('Position',[362.5 -281.25 6.25 6.25], 'FaceColor',[1 1 1]);
rectangle('Position',[368.75 -281.25 6.25 6.25], 'FaceColor',[1 1 1]);
rectangle('Position',[362.5 -287.5 6.25 6.25], 'FaceColor',[0 0 0]);
rectangle('Position',[368.75 -287.5 6.25 6.25], 'FaceColor',[0 0 0]);
rectangle('Position',[375 -281.25 6.25 6.25], 'FaceColor',[1 1 1]);
rectangle('Position',[381.25 -281.25 6.25 6.25], 'FaceColor',[1 1 1]);
rectangle('Position',[375 -287.5 6.25 6.25], 'FaceColor',[0 0 0]);
rectangle('Position',[381.25 -287.5 6.25 6.25], 'FaceColor',[0 0 0]);
rectangle('Position',[212.5 -306.25 6.25 6.25], 'FaceColor',[1 1 1]);
rectangle('Position',[218.75 -306.25 6.25 6.25], 'FaceColor',[0 0 0]);
rectangle('Position',[212.5 -312.5 6.25 6.25], 'FaceColor',[1 1 1]);
rectangle('Position',[218.75 -312.5 6.25 6.25], 'FaceColor',[0 0 0]);
rectangle('Position',[212.5 -318.75 6.25 6.25], 'FaceColor',[1 1 1]);
rectangle('Position',[218.75 -318.75 6.25 6.25], 'FaceColor',[0 0 0]);
rectangle('Position',[212.5 -325 6.25 6.25], 'FaceColor',[1 1 1]);
rectangle('Position',[218.75 -325 6.25 6.25], 'FaceColor',[0 0 0]);
rectangle('Position',[212.5 -331.25 6.25 6.25], 'FaceColor',[1 1 1]);
rectangle('Position',[218.75 -331.25 6.25 6.25], 'FaceColor',[0 0 0]);
rectangle('Position',[212.5 -337.5 6.25 6.25], 'FaceColor',[1 1 1]);
rectangle('Position',[218.75 -337.5 6.25 6.25], 'FaceColor',[0 0 0]);
rectangle('Position',[212.5 -343.75 6.25 6.25], 'FaceColor',[1 1 1]);
rectangle('Position',[218.75 -343.75 6.25 6.25], 'FaceColor',[0 0 0]);
rectangle('Position',[212.5 -350 6.25 6.25], 'FaceColor',[1 1 1]);
rectangle('Position',[218.75 -350 6.25 6.25], 'FaceColor',[0 0 0]);
rectangle('Position',[212.5 -356.25 6.25 6.25], 'FaceColor',[1 1 1]);
rectangle('Position',[218.75 -356.25 6.25 6.25], 'FaceColor',[0 0 0]);
rectangle('Position',[212.5 -362.5 6.25 6.25], 'FaceColor',[1 1 1]);
rectangle('Position',[218.75 -362.5 6.25 6.25], 'FaceColor',[0 0 0]);
rectangle('Position',[212.5 -368.75 6.25 6.25], 'FaceColor',[1 1 1]);
rectangle('Position',[218.75 -368.75 6.25 6.25], 'FaceColor',[0 0 0]);
rectangle('Position',[212.5 -375 6.25 6.25], 'FaceColor',[1 1 1]);
rectangle('Position',[218.75 -375 6.25 6.25], 'FaceColor',[0 0 0]);
rectangle('Position',[212.5 -381.25 6.25 6.25], 'FaceColor',[1 1 1]);
rectangle('Position',[218.75 -381.25 6.25 6.25], 'FaceColor',[0 0 0]);
rectangle('Position',[212.5 -387.5 6.25 6.25], 'FaceColor',[1 1 1]);
rectangle('Position',[218.75 -387.5 6.25 6.25], 'FaceColor',[0 0 0]);
X=[373.333,350,325,312.5,300,300,250,225,200,175,150,150,135,100,81.25,81.25,81.25,81.25,75,50,26.6667,26.6667];
Y=[-373.333,-350,-325,-322.5,-312.5,-300,-250,-250,-245,-225,-200,-175,-150,-120,-100,-93.75,-87.5,-81.25,-75,-50,-26.6667,-26.6667];
hold on;
plot(X,Y,'r');
plot(X,Y,'bo');
legend('1436.32','Location','southoutside');
